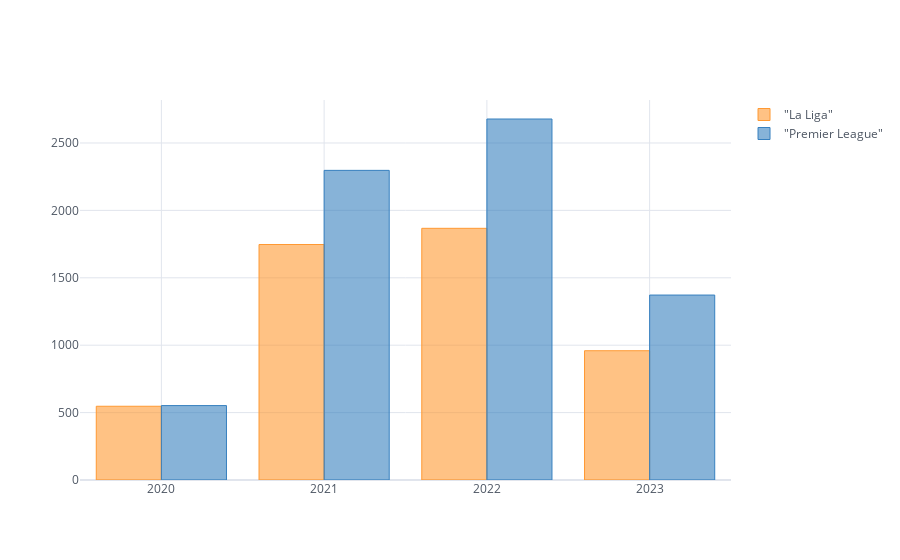

The notebook cell this image was saved under:
### Markdown cell above
# Grafico de Barras

### Code cell
df_injuries_table.iplot(kind='bar')

### Figure 1 — Plotly figure (JSON) as saved in the notebook; plotly's stock layout.template omitted (floating-point values rounded to 4 significant figures)
{"data": [{"marker": {"color": "rgba(255, 153, 51, 0.6)", "line": {"color": "rgba(255, 153, 51, 1.0)", "width": 1}}, "name": "\"La Liga\"", "orientation": "v", "text": "", "type": "bar", "x": [2020, 2021, 2022, 2023], "y": [547, 1747, 1867, 959]}, {"marker": {"color": "rgba(55, 128, 191, 0.6)", "line": {"color": "rgba(55, 128, 191, 1.0)", "width": 1}}, "name": "\"Premier League\"", "orientation": "v", "text": "", "type": "bar", "x": [2020, 2021, 2022, 2023], "y": [552, 2297, 2678, 1372]}], "layout": {"autosize": true, "legend": {"bgcolor": "#FFFFFF", "font": {"color": "#4D5663"}}, "paper_bgcolor": "#FFFFFF", "plot_bgcolor": "#FFFFFF", "title": {"font": {"color": "#4D5663"}}, "xaxis": {"autorange": true, "gridcolor": "#E1E5ED", "range": [2020.0, 2024.0], "showgrid": true, "tickfont": {"color": "#4D5663"}, "title": {"font": {"color": "#4D5663"}, "text": ""}, "type": "linear", "zerolinecolor": "#E1E5ED"}, "yaxis": {"autorange": true, "gridcolor": "#E1E5ED", "range": [0, 2819.0], "showgrid": true, "tickfont": {"color": "#4D5663"}, "title": {"font": {"color": "#4D5663"}, "text": ""}, "type": "linear", "zerolinecolor": "#E1E5ED"}}}
